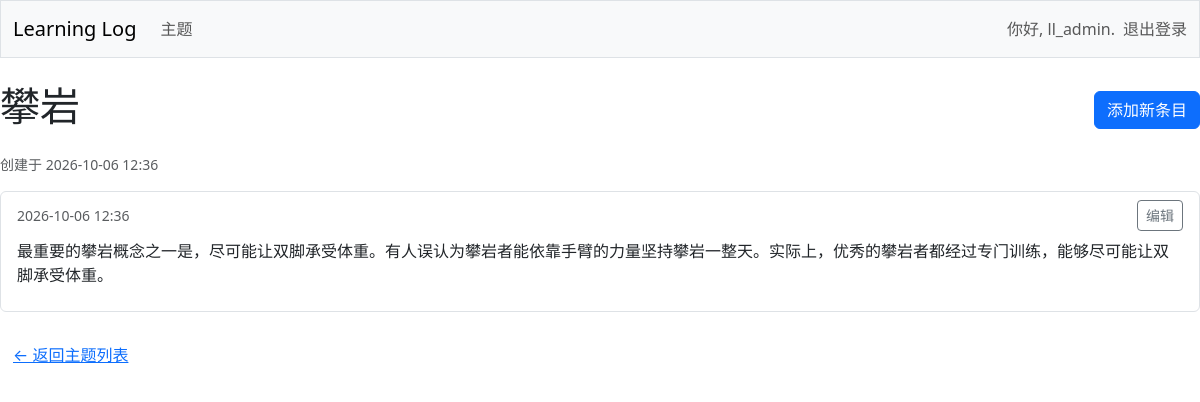
The page /topics/2/ (signed in) on the database its author committed.
### learning_logs/models.py (models this page shows, shortened)
class Topic(models.Model):
    text = models.CharField(max_length=200)
    date_added = models.DateTimeField(auto_now_add=True)
    owner = models.ForeignKey(User, related_name='topics', on_delete=models.CASCADE)

class Entry(models.Model):
    topic = models.ForeignKey(Topic, on_delete=models.CASCADE)
    text = models.TextField()
    date_added = models.DateTimeField(auto_now_add=True)
    class Meta:
        verbose_name_plural = 'entries'

### learning_logs/views.py (the view)
# urls.py: path('topics/<int:topic_id>/', views.topic, name='topic'),
@login_required
def topic(request, topic_id):
    topic = Topic.objects.get(id=topic_id)
    if topic.owner != request.user:
        raise Http404
    entries = topic.entry_set.order_by('-date_added')
    context = {'topic': topic, 'entries': entries}
    return render(request, 'learning_logs/topic.html', context)

### learning_logs/templates/learning_logs/topic.html
{% extends 'learning_logs/base.html' %}
{% block content %}
  <div class="d-flex justify-content-between align-items-center mb-3">
    <h1>{{ topic.text }}</h1>
    <a class="btn btn-primary" href="{% url 'learning_logs:new_entry' topic.id %}">
      添加新条目
    </a>
  </div>
  <p class="text-muted small">
    创建于 {{ topic.date_added|date:'Y-m-d H:i' }}
  </p>
  {% if entries %}
    <ul class="list-group mb-4">
      {% for entry in entries %}
        <li class="list-group-item">
          <div class="d-flex justify-content-between align-items-center mb-2">
            <span class="text-muted small">
              {{ entry.date_added|date:'Y-m-d H:i' }}
            </span>
            <a class="btn btn-outline-secondary btn-sm"
               href="{% url 'learning_logs:edit_entry' entry.id %}">
              编辑
            </a>
          </div>
          <div>{{ entry.text|linebreaks }}</div>
        </li>
      {% endfor %}
    </ul>
  {% else %}
    <div class="alert alert-info">
      这个主题下还没有条目。点击右上角“添加新条目”开始记录吧。
    </div>
  {% endif %}
  <a href="{% url 'learning_logs:topics' %}" class="btn btn-link">
    ← 返回主题列表
  </a>
{% endblock content %}

### learning_logs/templates/learning_logs/base.html (shortened to what this page needs)
<!DOCTYPE html>
<html lang="zh-CN">
<head>
  <link href="https://cdn.jsdelivr.net/npm/bootstrap@5.3.0/dist/css/bootstrap.min.css" rel="stylesheet">
</head>
<body>
  <nav class="navbar navbar-expand-md navbar-light bg-light mb-4 border">
    <div class="container-fluid">
      <a class="navbar-brand" href="{% url 'learning_logs:index' %}">
        Learning Log</a>
      <div class="collapse navbar-collapse" id="navbarCollapse">
        <ul class="navbar-nav me-auto mb-2 mb-md-0">
          <li class="nav-item">
            <a class="nav-link" href="{% url 'learning_logs:topics' %}">
              主题</a></li>
        </ul>
        <ul class="navbar-nav ms-auto mb-2 mb-md-0">
          {% if user.is_authenticated %}
            <li class="nav-item">
              <span class="navbar-text me-2">你好, {{ user.username }}.</span>
            </li>
<li class="nav-item d-flex align-items-center">
  <form action="{% url 'accounts:logout' %}" method="post" class="d-inline">
    <button type="submit" class="nav-link btn btn-link p-0 border-0">退出登录</button>
  </form>
</li>
          {% endif %}
        </ul>
      </div>
    </div>
  </nav>
  {% block content %}{% endblock content %}
</body>
</html>

### rows shown on the page
Topic: text "攀岩", date_added "2026-10-06 12:36"
Entry: date_added "2026-10-06 12:36", text "最重要的攀岩概念之一是，尽可能让双脚承受体重。有人误认为攀岩者能依靠手臂的力量坚持攀岩一整天。实际上，优秀的攀岩者都经过专门训练，能够尽可能让双脚承受体重。"

### other values the page prints
{{ user.username }} "ll_admin"
